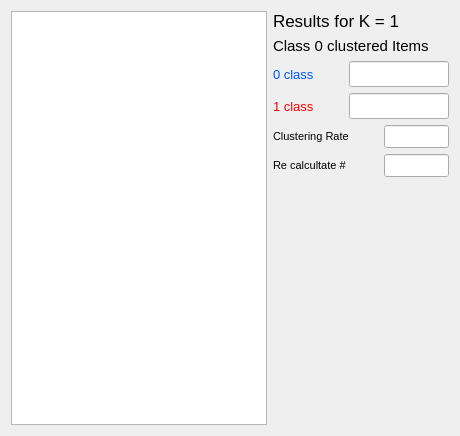
          <widget class="QWidget" name="tab_K1">
           <attribute name="title">
            <string>Clustering for K = 1</string>
           </attribute>
           <layout class="QGridLayout" name="gridLayout_9">
            <item row="0" column="0">
             <widget class="QGraphicsView" name="graphicsView_Cluster1">
              <property name="sizePolicy">
               <sizepolicy hsizetype="Expanding" vsizetype="Expanding">
                <horstretch>90</horstretch>
                <verstretch>0</verstretch>
               </sizepolicy>
              </property>
              <property name="minimumSize">
               <size>
                <width>0</width>
                <height>0</height>
               </size>
              </property>
             </widget>
            </item>
            <item row="0" column="1">
             <layout class="QVBoxLayout" name="verticalLayout_4">
              <item>
               <widget class="QLabel" name="label_Title1">
                <property name="minimumSize">
                 <size>
                  <width>170</width>
                  <height>0</height>
                 </size>
                </property>
                <property name="maximumSize">
                 <size>
                  <width>170</width>
                  <height>16777215</height>
                 </size>
                </property>
                <property name="font">
                 <font>
                  <pointsize>13</pointsize>
                 </font>
                </property>
                <property name="text">
                 <string>Results for K = 1</string>
                </property>
               </widget>
              </item>
              <item>
               <widget class="QLabel" name="label_class0_results">
                <property name="minimumSize">
                 <size>
                  <width>170</width>
                  <height>0</height>
                 </size>
                </property>
                <property name="maximumSize">
                 <size>
                  <width>170</width>
                  <height>16777215</height>
                 </size>
                </property>
                <property name="font">
                 <font>
                  <pointsize>11</pointsize>
                 </font>
                </property>
                <property name="text">
                 <string>Class 0 clustered Items</string>
                </property>
               </widget>
              </item>
              <item>
               <layout class="QHBoxLayout" name="horizontalLayout_21">
                <item>
                 <widget class="QLabel" name="label_K1_class0">
                  <property name="minimumSize">
                   <size>
                    <width>70</width>
                    <height>0</height>
                   </size>
                  </property>
                  <property name="maximumSize">
                   <size>
                    <width>70</width>
                    <height>16777215</height>
                   </size>
                  </property>
                  <property name="font">
                   <font>
                    <pointsize>10</pointsize>
                   </font>
                  </property>
                  <property name="styleSheet">
                   <string notr="true">color: rgb(0, 85, 255);</string>
                  </property>
                  <property name="text">
                   <string>0 class</string>
                  </property>
                 </widget>
                </item>
                <item>
                 <widget class="QLineEdit" name="lineEdit_K1_class0">
                  <property name="minimumSize">
                   <size>
                    <width>100</width>
                    <height>0</height>
                   </size>
                  </property>
                  <property name="maximumSize">
                   <size>
                    <width>100</width>
                    <height>16777215</height>
                   </size>
                  </property>
                  <property name="font">
                   <font>
                    <pointsize>11</pointsize>
                   </font>
                  </property>
                  <property name="styleSheet">
                   <string notr="true">color: rgb(0, 85, 255);</string>
                  </property>
                  <property name="readOnly">
                   <bool>true</bool>
                  </property>
                 </widget>
                </item>
               </layout>
              </item>
              <item>
               <layout class="QHBoxLayout" name="horizontalLayout_20">
                <item>
                 <widget class="QLabel" name="label_K1_class1">
                  <property name="minimumSize">
                   <size>
                    <width>70</width>
                    <height>0</height>
                   </size>
                  </property>
                  <property name="maximumSize">
                   <size>
                    <width>70</width>
                    <height>16777215</height>
                   </size>
                  </property>
                  <property name="font">
                   <font>
                    <pointsize>10</pointsize>
                   </font>
                  </property>
                  <property name="styleSheet">
                   <string notr="true">color: rgb(255, 0, 0);</string>
                  </property>
                  <property name="text">
                   <string>1 class</string>
                  </property>
                 </widget>
                </item>
                <item>
                 <widget class="QLineEdit" name="lineEdit_K1_class1">
                  <property name="minimumSize">
                   <size>
                    <width>100</width>
                    <height>0</height>
                   </size>
                  </property>
                  <property name="maximumSize">
                   <size>
                    <width>100</width>
                    <height>16777215</height>
                   </size>
                  </property>
                  <property name="font">
                   <font>
                    <pointsize>11</pointsize>
                   </font>
                  </property>
                  <property name="styleSheet">
                   <string notr="true">color: rgb(255, 0, 0);</string>
                  </property>
                  <property name="readOnly">
                   <bool>true</bool>
                  </property>
                 </widget>
                </item>
               </layout>
              </item>
              <item>
               <layout class="QHBoxLayout" name="horizontalLayout_31">
                <item>
                 <widget class="QLabel" name="label_K1_probability">
                  <property name="minimumSize">
                   <size>
                    <width>105</width>
                    <height>0</height>
                   </size>
                  </property>
                  <property name="maximumSize">
                   <size>
                    <width>105</width>
                    <height>16777215</height>
                   </size>
                  </property>
                  <property name="font">
                   <font>
                    <pointsize>8</pointsize>
                   </font>
                  </property>
                  <property name="text">
                   <string>Clustering Rate</string>
                  </property>
                 </widget>
                </item>
                <item>
                 <widget class="QLineEdit" name="lineEdit_K1_rate">
                  <property name="minimumSize">
                   <size>
                    <width>65</width>
                    <height>0</height>
                   </size>
                  </property>
                  <property name="maximumSize">
                   <size>
                    <width>60</width>
                    <height>16777215</height>
                   </size>
                  </property>
                  <property name="font">
                   <font>
                    <pointsize>10</pointsize>
                    <bold>true</bold>
                   </font>
                  </property>
                  <property name="readOnly">
                   <bool>true</bool>
                  </property>
                 </widget>
                </item>
               </layout>
              </item>
              <item>
               <layout class="QHBoxLayout" name="horizontalLayout_163">
                <item>
                 <widget class="QLabel" name="label_K1_probability_3">
                  <property name="minimumSize">
                   <size>
                    <width>105</width>
                    <height>0</height>
                   </size>
                  </property>
                  <property name="maximumSize">
                   <size>
                    <width>105</width>
                    <height>16777215</height>
                   </size>
                  </property>
                  <property name="font">
                   <font>
                    <pointsize>8</pointsize>
                   </font>
                  </property>
                  <property name="text">
                   <string>Re calcultate #</string>
                  </property>
                 </widget>
                </item>
                <item>
                 <widget class="QLineEdit" name="lineEdit_K1_recalculate">
                  <property name="minimumSize">
                   <size>
                    <width>65</width>
                    <height>0</height>
                   </size>
                  </property>
                  <property name="maximumSize">
                   <size>
                    <width>60</width>
                    <height>16777215</height>
                   </size>
                  </property>
                  <property name="font">
                   <font>
                    <pointsize>10</pointsize>
                    <bold>true</bold>
                   </font>
                  </property>
                  <property name="readOnly">
                   <bool>true</bool>
                  </property>
                 </widget>
                </item>
               </layout>
              </item>
              <item>
               <spacer name="verticalSpacer">
                <property name="orientation">
                 <enum>Qt::Vertical</enum>
                </property>
                <property name="sizeHint" stdset="0">
                 <size>
                  <width>20</width>
                  <height>248</height>
                 </size>
                </property>
               </spacer>
              </item>
             </layout>
            </item>
           </layout>
          </widget>
